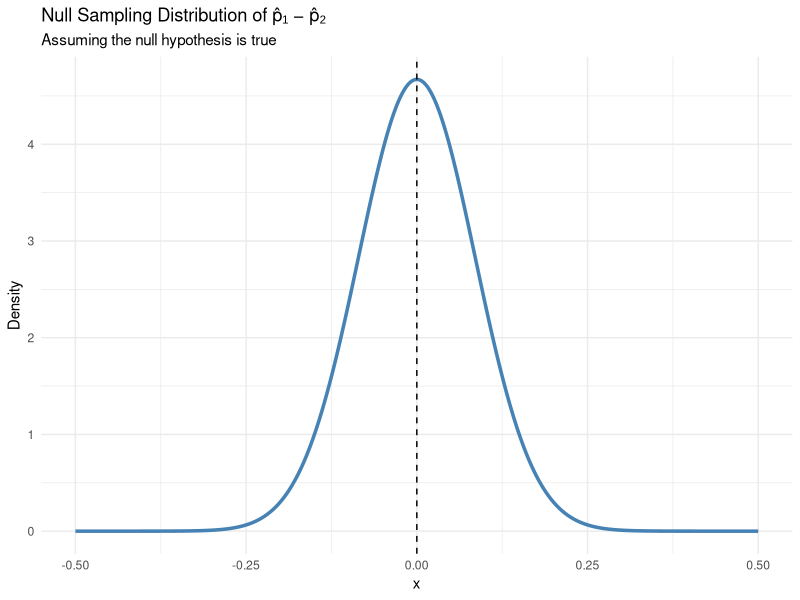
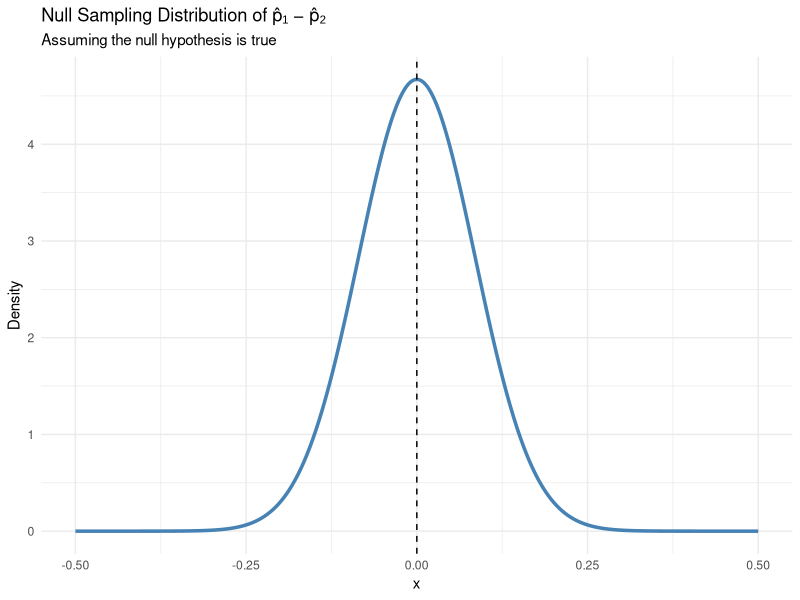
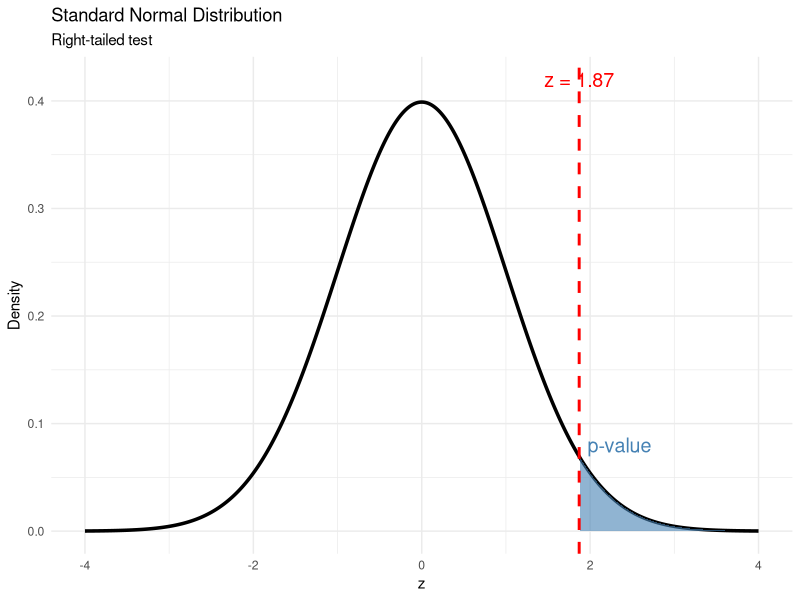
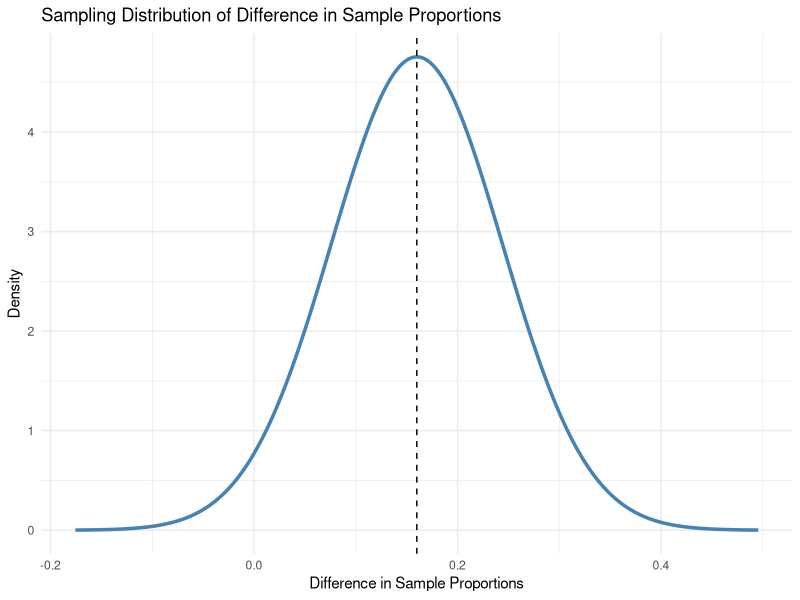
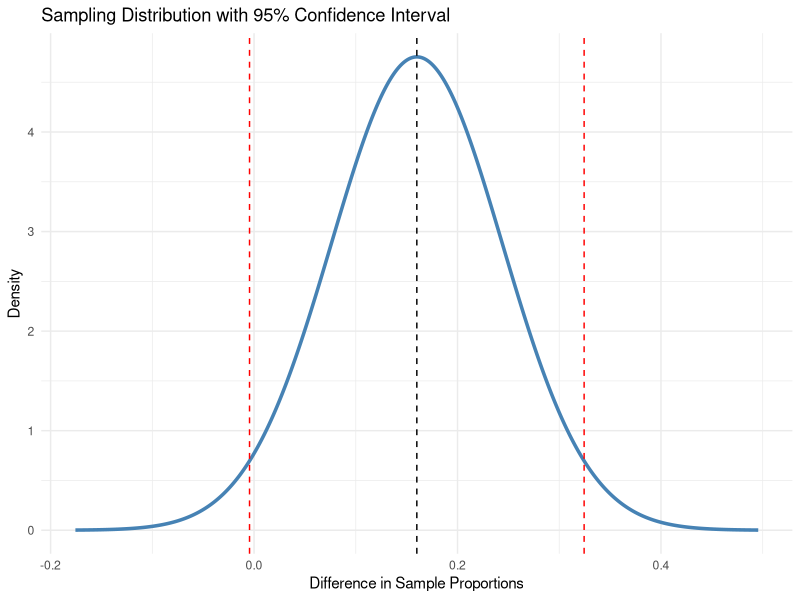
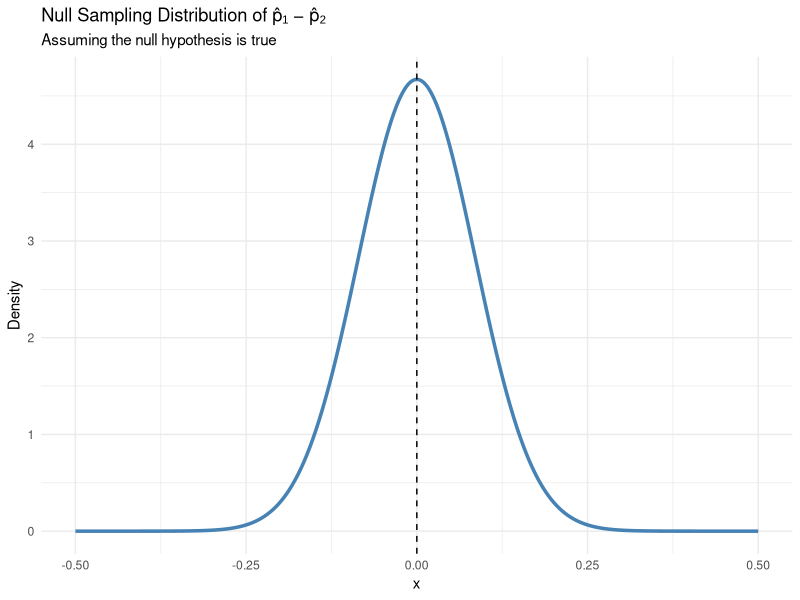
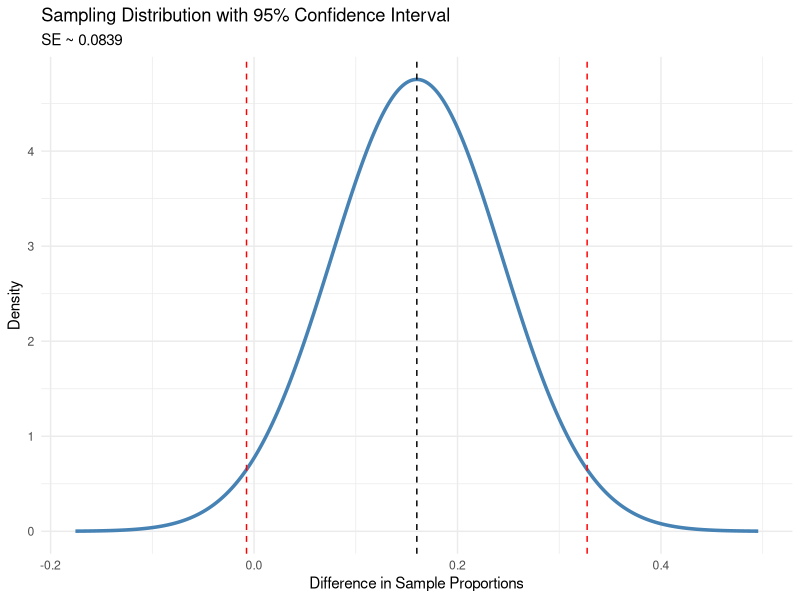
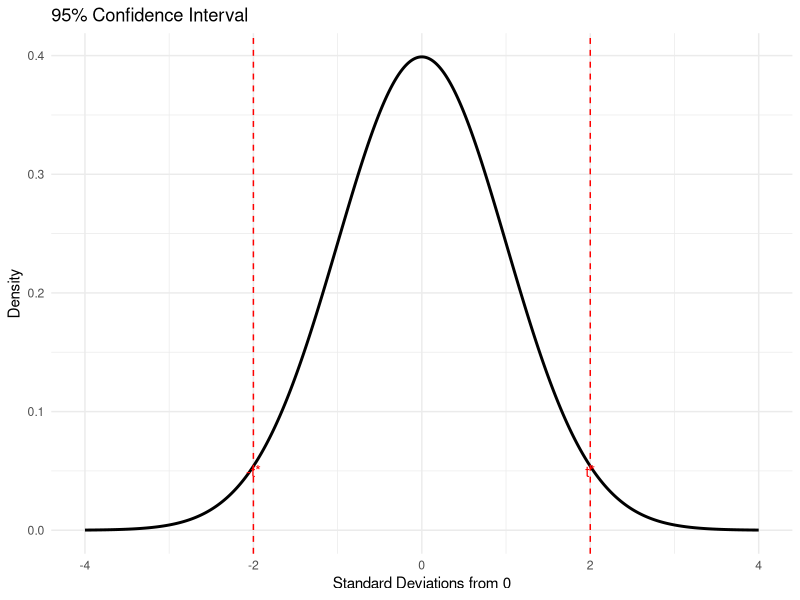

Source code (R) for these figures, in order:
## ---- chunk 1
library(ggplot2)

# Null hypothesis: p1 = p2
p_pooled <- 0.76
n1 <- 50
n2 <- 50

# Standard error under H0
SE <- sqrt(p_pooled * (1 - p_pooled) * (1/n1 + 1/n2))

# Create values for the sampling distribution
x <- seq(-0.5, 0.5, length.out = 1000)

# Normal density under H0
data <- data.frame(
  x = x,
  density = dnorm(x, mean = 0, sd = SE)
)

ggplot(data, aes(x = x, y = density)) +
  geom_line(linewidth = 1.2, color = "steelblue") +
  geom_vline(xintercept = 0, linetype = "dashed") +
  labs(
    title = "Null Sampling Distribution of p̂₁ − p̂₂",
    subtitle = "Assuming the null hypothesis is true",
    y = "Density"
  ) +
  theme_minimal()
## ---- chunk 2
#| echo: false
library(ggplot2)

# Null hypothesis: p1 = p2
p_pooled <- 0.76
n1 <- 50
n2 <- 50

# Standard error under H0
SE <- sqrt(p_pooled * (1 - p_pooled) * (1/n1 + 1/n2))

# Create values for the sampling distribution
x <- seq(-0.5, 0.5, length.out = 1000)

# Normal density under H0
data <- data.frame(
  x = x,
  density = dnorm(x, mean = 0, sd = SE)
)

ggplot(data, aes(x = x, y = density)) +
  geom_line(linewidth = 1.2, color = "steelblue") +
  geom_vline(xintercept = 0, linetype = "dashed") +
  labs(
    title = "Null Sampling Distribution of p̂₁ − p̂₂",
    subtitle = "Assuming the null hypothesis is true",
    y = "Density"
  ) +
  theme_minimal()
## ---- chunk 3
#| echo: false
library(ggplot2)

# Create standard normal distribution
data <- data.frame(
  z = seq(-4, 4, length.out = 1000)
)

data$y <- dnorm(data$z)

# Data for the shaded p-value region
shade <- subset(data, z >= 1.87)

ggplot(data, aes(x = z, y = y)) +
  geom_line(linewidth = 1.2, color = "black") +
  
  # Shade the p-value
  geom_area(
    data = shade,
    aes(x = z, y = y),
    fill = "steelblue",
    alpha = 0.6
  ) +
  
  # Mark z = 1.87
  geom_vline(
    xintercept = 1.87,
    linetype = "dashed",
    color = "red",
    linewidth = 1
  ) +
  
  # Label
  annotate(
    "text",
    x = 2.35,
    y = 0.08,
    label = "p-value",
    color = "steelblue",
    size = 5
  ) +
  
  annotate(
    "text",
    x = 1.87,
    y = 0.42,
    label = "z = 1.87",
    color = "red",
    size = 5
  ) +
  
  labs(
    title = "Standard Normal Distribution",
    subtitle = "Right-tailed test",
    x = "z",
    y = "Density"
  ) +
  
  theme_minimal()
## ---- chunk 4
#| echo: false
library(ggplot2)

# Sample proportions
p1 <- 42/50
p2 <- 34/50

# Difference in sample proportions
diff <- p1 - p2

# Standard error for the sampling distribution
SE <- sqrt((p1 * (1 - p1) / 50) +
           (p2 * (1 - p2) / 50))

# Create x-values
x <- seq(diff - 4*SE, diff + 4*SE, length.out = 1000)

# Normal density
df <- data.frame(
  x = x,
  y = dnorm(x, mean = diff, sd = SE)
)

# Plot
ggplot(df, aes(x = x, y = y)) +
  geom_line(linewidth = 1.2, color = "steelblue") +
  geom_vline(xintercept = diff, linetype = "dashed") +
  labs(
    title = "Sampling Distribution of Difference in Sample Proportions",
    x = "Difference in Sample Proportions",
    y = "Density"
  ) +
  theme_minimal()
## ---- chunk 5
#| echo: false
lower <- diff - 1.96 * SE
upper <- diff + 1.96 * SE

ggplot(df, aes(x = x, y = y)) +
  geom_line(linewidth = 1.2, color = "steelblue") +
  geom_vline(xintercept = diff, linetype = "dashed") +
  geom_vline(xintercept = c(lower, upper),
             color = "red", linetype = "dashed") +
  labs(
    title = "Sampling Distribution with 95% Confidence Interval",
    x = "Difference in Sample Proportions",
    y = "Density"
  ) +
  theme_minimal()
## ---- chunk 6
#| echo: false

library(ggplot2)

# Null hypothesis: p1 = p2
p_pooled <- 0.76
n1 <- 50
n2 <- 50

# Standard error under H0
SE <- sqrt(p_pooled * (1 - p_pooled) * (1/n1 + 1/n2))

# Create values for the sampling distribution
x <- seq(-0.5, 0.5, length.out = 1000)

# Normal density under H0
data <- data.frame(
  x = x,
  density = dnorm(x, mean = 0, sd = SE)
)

ggplot(data, aes(x = x, y = density)) +
  geom_line(linewidth = 1.2, color = "steelblue") +
  geom_vline(xintercept = 0, linetype = "dashed") +
  labs(
    title = "Null Sampling Distribution of p̂₁ − p̂₂",
    subtitle = "Assuming the null hypothesis is true",
    y = "Density"
  ) +
  theme_minimal()
## ---- chunk 7
#| echo: false
lower <- diff - 1.96 * SE
upper <- diff + 1.96 * SE

ggplot(df, aes(x = x, y = y)) +
  geom_line(linewidth = 1.2, color = "steelblue") +
  geom_vline(xintercept = diff, linetype = "dashed") +
  geom_vline(xintercept = c(lower, upper),
             color = "red", linetype = "dashed") +
  labs(
    title = "Sampling Distribution with 95% Confidence Interval",
    subtitle = "SE ~ 0.0839",
    x = "Difference in Sample Proportions",
    y = "Density"
  ) +
  theme_minimal()
## ---- chunk 8
#| echo: false
library(ggplot2)

df <- data.frame(
  x = seq(-4, 4, length.out = 1000)
)

df$y <- dnorm(df$x)

ggplot(df, aes(x, y)) +
  geom_line(linewidth = 1) +
  geom_vline(xintercept = c(-2.0, 2.0),
             color = "red", linetype = "dashed") +
  annotate("text", x = 2.0, y = 0.05,
           label = "t*", color = "red") +
  annotate("text", x = -2.0, y = 0.05,
           label = "-t*", color = "red") +
  theme_minimal() +
  labs(
    title = "95% Confidence Interval",
    x = "Standard Deviations from 0",
    y = "Density"
  )
## ---- chunk 9
#| echo: false
library(ggplot2)
library(dplyr)

# Observed proportions
p1 <- 42/50
p2 <- 34/50
diff <- p1 - p2

# Null (pooled) SE
p_pool <- (42 + 34)/(50 + 50)

SE_null <- sqrt(
  p_pool * (1 - p_pool) * (1/50 + 1/50)
)

# CI SE
SE_CI <- sqrt(
  p1*(1-p1)/50 +
  p2*(1-p2)/50
)

# 95% CI
z_star <- 1.96
lower <- diff - z_star*SE_CI
upper <- diff + z_star*SE_CI

# Create x values
x <- seq(-0.15, 0.40, length.out = 1000)

# Data for both panels
df <- bind_rows(
  data.frame(
    x = x,
    y = dnorm(x, 0, SE_null),
    Panel = "Hypothesis Test: Null Distribution"
  ),
  data.frame(
    x = x,
    y = dnorm(x, diff, SE_CI),
    Panel = "95% Confidence Interval"
  )
)

ggplot(df, aes(x = x, y = y)) +
  
  geom_line(linewidth = 1, color = "black") +
  
  # Shade p-value in null distribution
  geom_area(
    data = subset(
      df,
      Panel == "Hypothesis Test: Null Distribution" &
        x >= diff
    ),
    fill = "red",
    alpha = 0.5
  ) +
  
  # Shade the 95% CI in the CI distribution
  geom_area(
    data = subset(
      df,
      Panel == "95% Confidence Interval" &
        x >= lower & x <= upper
    ),
    fill = "skyblue",
    alpha = 0.6
  ) +
  
  # Null value = 0
  geom_vline(
    xintercept = 0,
    color = "darkgreen",
    linewidth = 1,
    linetype = "dashed"
  ) +
  
  # Observed difference
  geom_vline(
    xintercept = diff,
    color = "red",
    linewidth = 1,
    linetype = "dashed"
  ) +
  
  # CI endpoints
  geom_vline(
    data = data.frame(
      x = c(lower, upper),
      Panel = "95% Confidence Interval"
    ),
    aes(xintercept = x),
    color = "blue",
    linetype = "dashed",
    linewidth = 1
  ) +
  
  facet_wrap(~Panel, ncol = 1) +
  
  labs(
    title = "Why p < 0.05 but the 95% CI Contains 0",
    x = "Difference in Proportions",
    y = "Density"
  ) +
  
  theme_minimal()
